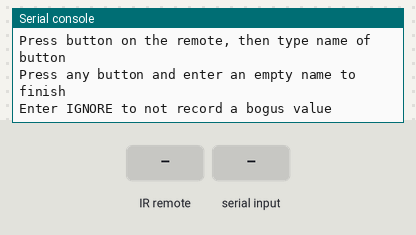
Simulated run of this program. Board: Circuit Playground running CircuitPython. Parts: the last lines printed to the serial console. The inputs (shaded band) are chosen by the test bench.

Above: at 1.2 s.
1.3 s: infrared code 0x45 received
At 1.7 s:
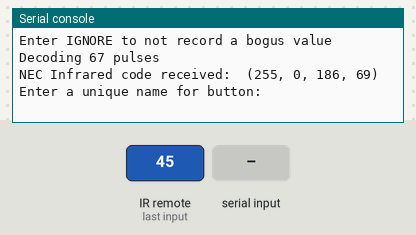
2.8 s: "max_pulse" typed at the serial console, then Enter
At 3.1 s:
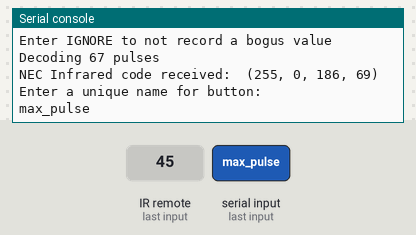
4.3 s: infrared code 0x46 received
At 5.2 s:
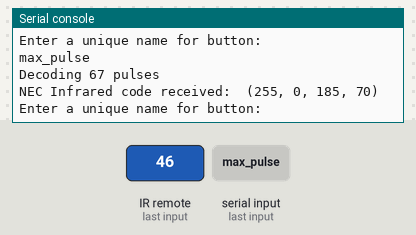
5.8 s: "IGNORE" typed at the serial console, then Enter
At 6.6 s:
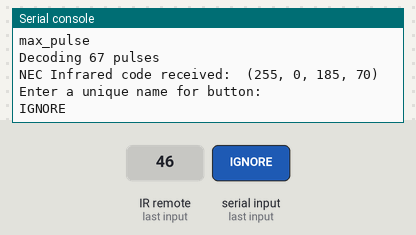

The program:

ir-decode-to-python.py
```python
### ir-decode-to-python v1.0
### Circuit Playground Express (CPX) IR code generator
### Read infrared codes as a user presses each one and names them to
### generate array and dict data for python code to use

### copy this file to CPX as main.py

### MIT License

### Copyright (c) 2018 Kevin J. Walters

### Permission is hereby granted, free of charge, to any person obtaining a copy
### of this software and associated documentation files (the "Software"), to deal
### in the Software without restriction, including without limitation the rights
### to use, copy, modify, merge, publish, distribute, sublicense, and/or sell
### copies of the Software, and to permit persons to whom the Software is
### furnished to do so, subject to the following conditions:

### The above copyright notice and this permission notice shall be included in all
### copies or substantial portions of the Software.

### THE SOFTWARE IS PROVIDED "AS IS", WITHOUT WARRANTY OF ANY KIND, EXPRESS OR
### IMPLIED, INCLUDING BUT NOT LIMITED TO THE WARRANTIES OF MERCHANTABILITY,
### FITNESS FOR A PARTICULAR PURPOSE AND NONINFRINGEMENT. IN NO EVENT SHALL THE
### AUTHORS OR COPYRIGHT HOLDERS BE LIABLE FOR ANY CLAIM, DAMAGES OR OTHER
### LIABILITY, WHETHER IN AN ACTION OF CONTRACT, TORT OR OTHERWISE, ARISING FROM,
### OUT OF OR IN CONNECTION WITH THE SOFTWARE OR THE USE OR OTHER DEALINGS IN THE
### SOFTWARE.

import time

import micropython

import pulseio
import board
import adafruit_irremote

### Based on the code from
### https://learn.adafruit.com/infrared-ir-receive-transmit-circuit-playground-express-circuit-python/ir-test-with-remote

### See also LIRC database http://lirc.org/ - probably a better source for this data!
### and http://rcoid.de/remotefiles.html looks interesting

### TODO would be useful to understand why max_pulse is set to 5000 in
### https://learn.adafruit.com/hacking-ikea-lamps-with-circuit-playground-express/circuitpython-remote-lamp

memdebug = 0

# Create a 'pulseio' input, to listen to infrared signals on the IR receiver
pulsein = pulseio.PulseIn(board.IR_RX, maxlen=200, idle_state=True)
# Create a decoder that will take pulses and turn them into numbers
decoder = adafruit_irremote.GenericDecode()

### names might be more naturally represented as a dictionary but
### collections.OrderedDict is not available so list works well instead
codes = []
names = []

### Dervived from https://github.com/adafruit/Adafruit_CircuitPython_IRRemote/blob/master/adafruit_irremote.py
### to investigate improving timeout behaviour
### https://github.com/adafruit/Adafruit_CircuitPython_IRRemote/issues/16
def my_read_pulses(input_pulses, max_pulse=10000, blocking=True, timeout=None):
    """Read out a burst of pulses until a pulse is longer than ``max_pulse`` microseconds.
       :param ~pulseio.PulseIn input_pulses: Object to read pulses from
       :param int max_pulse: Pulse duration to end a burst
       :param bool blocking: If True, will block until pulses found.
           If False, will return None if no pulses.
           Defaults to True for backwards compatibility
       :param timeout: set to number of microseconds to wait after a pulse
           or "max_pulse" to set to max_pulse value, default is no timeout.
       """
    if not input_pulses and not blocking:
        return None
    received = []
    if isinstance(timeout,str):
        if timeout == "max_pulse":
            timeout = max_pulse
        else:
            raise ValueError("bogus max_pulse")
    while True:
        t1 = time.monotonic()
        ### Wait for some IR pulses to be received
        while not input_pulses:
            if timeout is not None and received:
                durationus = (time.monotonic() - t1) * 1e6
                if (durationus > timeout):
                    ## print("TIMEOUT ({:f}",durationus)
                    return received ### timeout
            else:
                pass  ### nothing received yet
        while input_pulses:
            pulse = input_pulses.popleft()
            ### This print() completely changes timing - may cause or mask bugs
            ## print('input_pulses={:d} received={:d} latest={:d}'.format(len(input_pulses), len(received), pulse))
            if pulse > max_pulse:
                if not received:
                    continue
                else:
                    return received
            received.append(pulse)
    return received

print("Press button on the remote, then type name of button")
print("Press any button and enter an empty name to finish")
print("Enter IGNORE to not record a bogus value")

pulses = None
while True:
    ### Relocated - see further down
    ##pulsein.clear()
    ###
    pulses = my_read_pulses(pulsein, timeout="max_pulse")
    print("Decoding {:d} pulses".format(len(pulses)))
    try:
        # Attempt to convert received pulses into numbers
        received_code = decoder.decode_bits(pulses, debug=False)
    except adafruit_irremote.IRNECRepeatException:
        # We got an unusual short code, probably a 'repeat' signal
        print("Try again: " + "NEC repeat!")
        continue
    except adafruit_irremote.IRDecodeException as e:
        # Something got distorted or maybe its not an NEC-type remote?
        print("Try again: " + "Failed to decode: ", e.args)
        continue

    print("NEC Infrared code received: ", received_code)
    codename = input("Enter a unique name for button: ")
    if codename == "":
        break
    ### An attempt to reduce memory fragmentation but pulsein implementation
    ### may use a preallocated buffer and python/micropython memory management
    ### may not do as we wish here
    pulsein.clear()  ### also needed to throw away any extra repeat codes
    del pulses
    if codename != "IGNORE":
        names.append(codename)
        codes.append(received_code)


#if memdebug: micropython.mem_info(1)

### free up some memory
### previous string concatentation version would blow up with
### MemoryError: memory allocation failed, allocating 767 bytes
### with just 18 IR codes
del pulses
del pulsein

if memdebug: micropython.mem_info(1)

### Generate python code to represent data (pprint not available)
print("### Python code")
print("ircodes = [")
for c in codes:
    print("           " + str(c) + ",")
print("          ]")

print("irnames = {")
for idx in range(len(names)):
    print('           "{:s}": {:d},'.format(names[idx], idx))
print("          }")
```

Measured:
- after the input at 1.3 s, the serial console: prints a new line at once (image 1)
- after the input at 2.8 s, the serial console: prints a new line at once (image 2)
- after the input at 4.3 s, the serial console: prints a new line at once (image 3)
- after the input at 5.8 s, the serial console: prints a new line at once (image 4)
